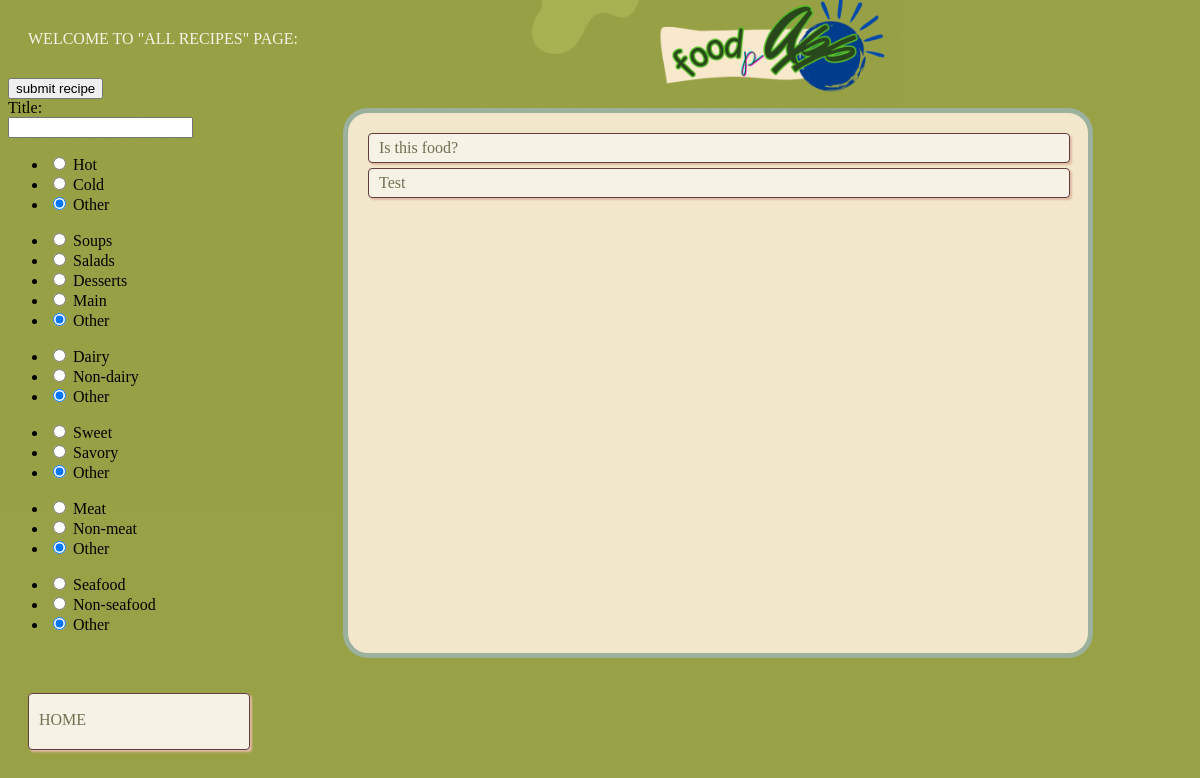
The page /home/allrecipestagspage (signed in) on the database as committed earlier.
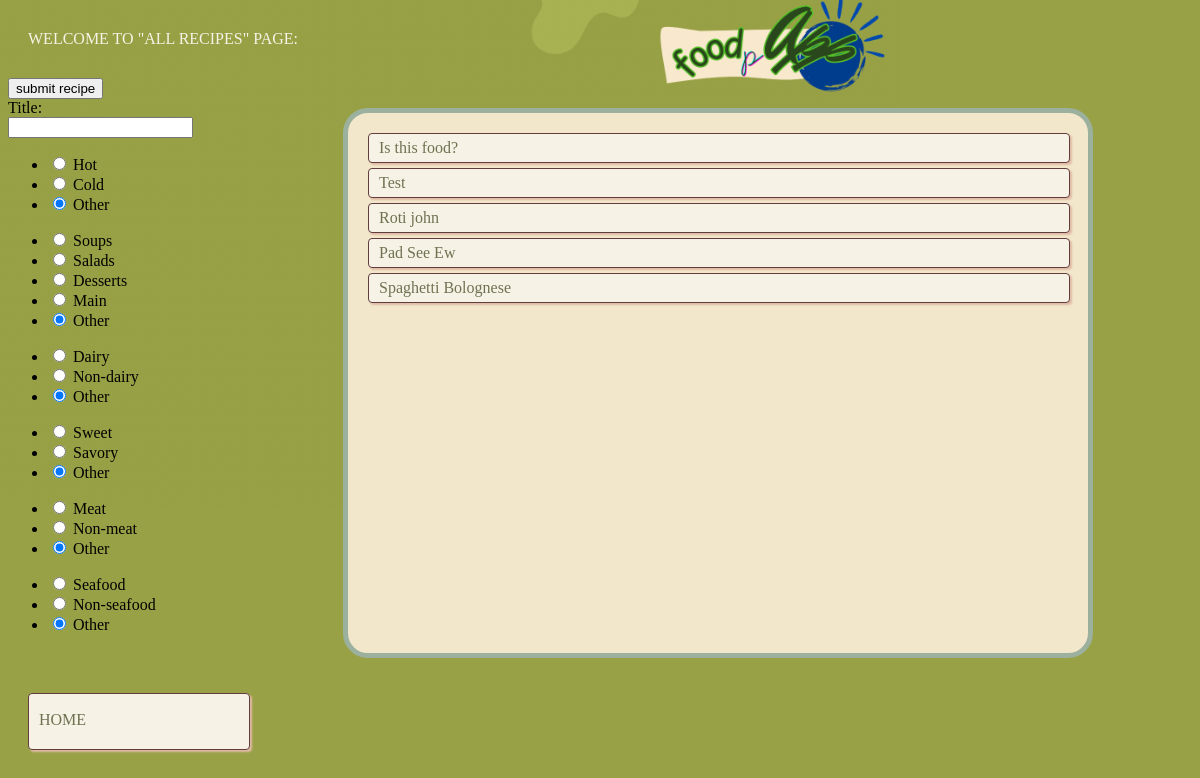
The same page on the database as committed later.
### app/models.py (models this page shows, shortened)
class Recipe(db.Model):
    id = db.Column(db.Integer, primary_key=True)  # Primary key for recipe ID
    title = db.Column(db.String(80))  # Column for recipe title with a max length of 80 characters
    description = db.Column(db.Text, nullable=False)  # Column for recipe description (non-nullable)
    ingredients = db.Column(db.Text, nullable=False)
    instructions = db.Column(db.Text, nullable=False)
    comment_ids = db.Column(db.String, default="")
    created = db.Column(db.DateTime, default=datetime.now())  # Timestamp for when the recipe is created
    user_id = db.Column(db.Integer, db.ForeignKey('user.id'))  # Foreign key to associate with a User
    created = db.Column(db.DateTime, default=datetime.now())
    num_of_rating = db.Column(db.Integer, default=0)
    total_rating = db.Column(db.Integer, default=0)
    tags = db.Column(db.JSON, default={})

### app/routes.py (the view, shortened to what this page needs)
@myapp_obj.route("/home/allrecipestagspage", methods=['GET', 'POST'])
@login_required  # Ensure the user is logged in before accessing this route
def allrecipestags():
    form = RecipeForm()
    query = Recipe.query
    if ("title" in request.args):
        arg = request.args.get("title")
        form.title_for_search.data = arg
        query = query.filter(Recipe.title.icontains(arg))
    if ("temperature" in request.args):
        arg = request.args.get("temperature")
        form.temperature.data = arg
        query = query.filter(func.json_extract(Recipe.tags, "$.temperature") == arg)
    if ("dish_type" in request.args):
        arg = request.args.get("dish_type")
        form.dish_type.data = arg
        query = query.filter(func.json_extract(Recipe.tags, "$.dish_type") == arg)
    if ("dairy" in request.args):
        arg = request.args.get("dairy")
        form.dairy.data = arg
        query = query.filter(func.json_extract(Recipe.tags, "$.dairy") == arg)
    if ("sweetness" in request.args):
        arg = request.args.get("sweetness")
        form.sweetness.data = arg
        query = query.filter(func.json_extract(Recipe.tags, "$.sweetness") == arg)
    if ("meat" in request.args):
        arg = request.args.get("meat")
        form.meat.data = arg
        query = query.filter(func.json_extract(Recipe.tags, "$.meat") == arg)
    if ("seafood" in request.args):
        arg = request.args.get("seafood")
        form.seafood.data = arg
        query = query.filter(func.json_extract(Recipe.tags, "$.seafood") == arg)
    recipes = query.all()
    return render_template("allrecipestagspage.html", title = "All Recipes Tags", form = form, pageClass = "allrecipestagspage", recipes=recipes)  # Render home.html

### app/__init__.py (called while the page is built)
@login.user_loader
def load_user(id):
    return User.query.get(int(id))  # Fetch the user by ID from the database

### app/templates/allrecipestagspage.html (shortened to what this page needs)
{% extends "base.html" %}
{% block content %}
	<div class = "welcome-text"> WELCOME TO "ALL RECIPES" PAGE: </div>
	<div class = "container">
		<div class = "left">
			<form action="" method="POST">
				{{ form.submit_recipe() }}
				<div class="form-field">
		            <div class="input-text">{{form.title.label}}:</div>
		            {{ form.title_for_search(class="form-control", id="title") }}
		        </div>
				<div class = "tags">
					{{form.temperature}}
					{{form.dish_type}}
					{{form.dairy}}
					{{form.sweetness}}
					{{form.meat}}
					{{form.seafood}}
				</div>
			</form>
		</div>
		<div class = "right">
			<div class = "links">
				<div class = "recipes">
					{% for r in recipes %}
					 <a href = "{{url_for('mysinglerecipeview', num = r.id)}}">
					 	<div class = "button"> {{r.title}} </div>
					 </a>
					 {% endfor %}
				 </div>
			 </div>
		 </div>
	</div>
	<a href = "{{url_for('home')}}" id = "home">
		<div class = "button home-button"> HOME </div>
	</a>
{% endblock %}

### app/templates/base.html (shortened to what this page needs)
<html>
<head>
	<link rel = "stylesheet" href = "{{ url_for('static', filename = 'styles.css')}}">
</head>
<body class = "{{pageClass}}">
    {% block content %} {% endblock %}
</body>
</html>

### app/static/styles.css (style rules this page uses)
a { text-decoration: none; }
.welcome-text { color: #f6f2e6; margin: 30px 20px; }
div.button.home-button { position: absolute; left: 28px; bottom: 30px; width: 200px; height: 33px; margin-bottom: 20px; padding-top: 17px; }

Rows that differ between the two databases and show on the page:
added Recipe: title "Roti john"
added Recipe: title "Pad See Ew"
added Recipe: title "Spaghetti Bolognese"
